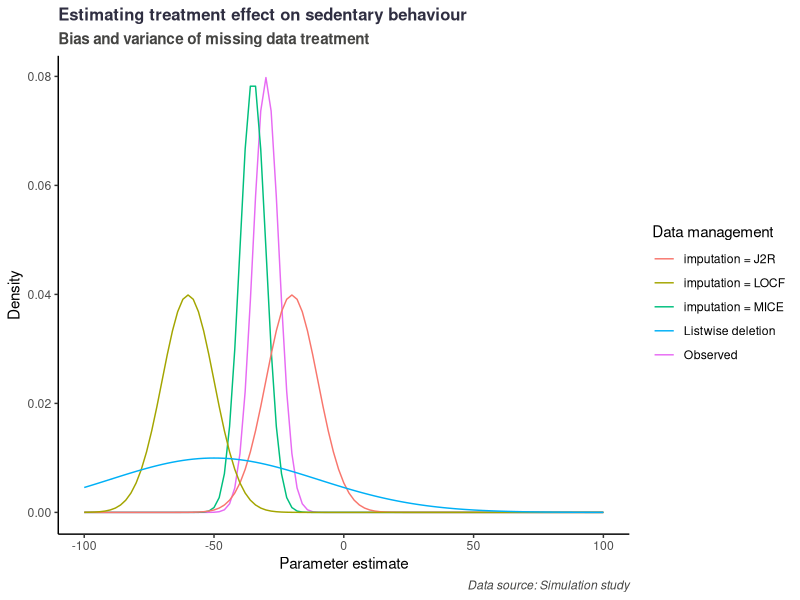
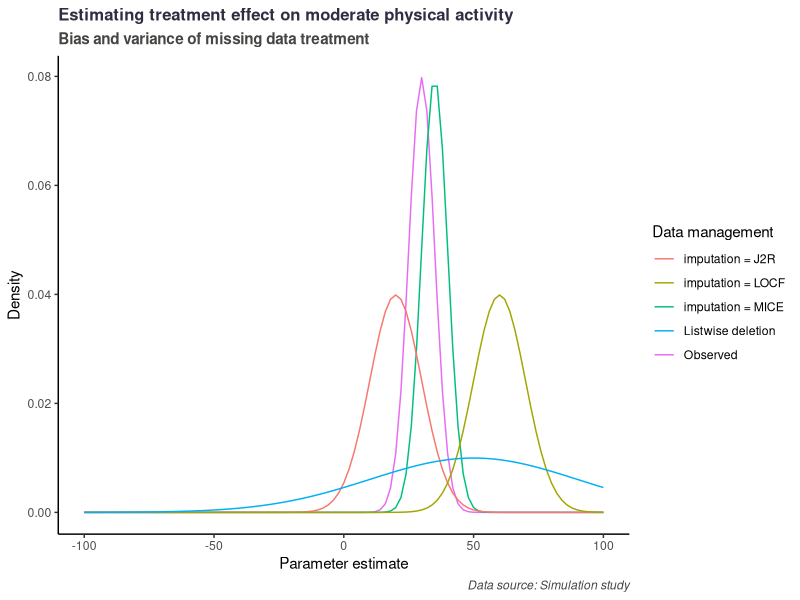
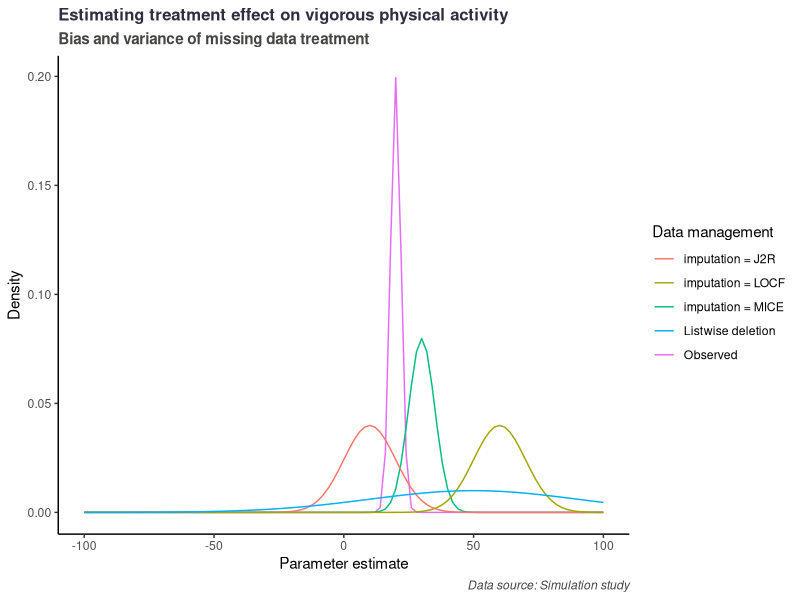
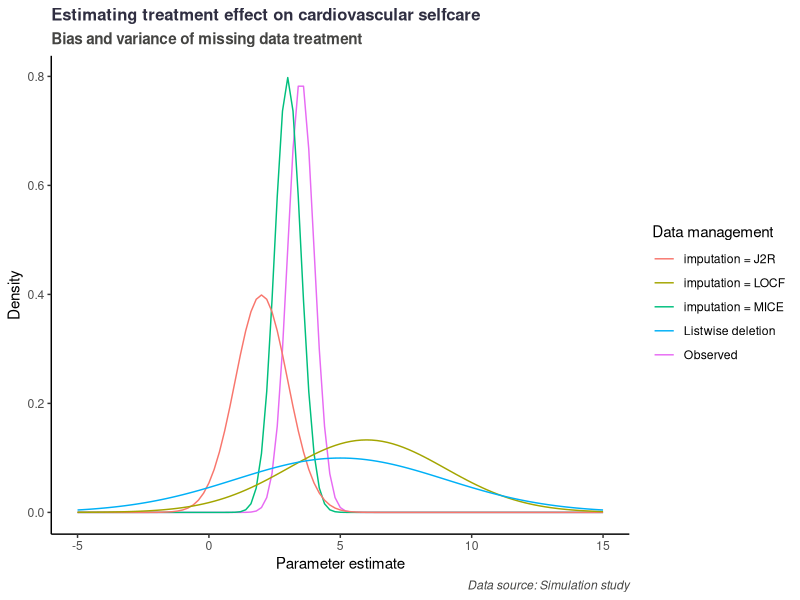

These figures' R source, in order:
## ---- chunk 1
knitr::opts_chunk$set(results = 'asis',
                      echo = FALSE,
                      warning = FALSE,
                      tidy = FALSE,
                      message = FALSE,
                      fig.align = 'center',
                      out.width = "100%")
options(knitr.table.format = "html") 
## ---- chunk 2

library(ggplot2)

ggplot() + 
  xlim(-100, 100) +
  geom_function(aes(colour = "Observed"), fun = dnorm, args = list(mean = -30, sd = 5)) +
  geom_function(aes(colour = "imputation = MICE"), fun = dnorm, args = list(mean = -35, sd = 5)) +
  geom_function(aes(colour = "imputation = J2R"), fun = dnorm, args = list(mean = -20, sd = 10)) +
  geom_function(aes(colour = "imputation = LOCF"), fun = dnorm, args = list(mean = -60, sd = 10)) +
  geom_function(aes(colour = "Listwise deletion"), fun = dnorm, args = list(mean = -50, sd = 40)) + 
  labs(title = "Estimating treatment effect on sedentary behaviour", 
       subtitle = "Bias and variance of missing data treatment",
       caption = "Data source: Simulation study") +
  xlab("Parameter estimate") + 
  ylab("Density") + 
  theme(panel.grid.major = element_blank(), panel.grid.minor = element_blank(),
        panel.background = element_blank(), axis.line = element_line(colour = "black"), 
        plot.title = element_text(color = "#2F2E41", size = 12, face = "bold"),
        plot.subtitle = element_text(color = "#454543", face = "bold"),
        plot.caption = element_text(color = "#454543", face = "italic")
  ) + 
  guides(colour = guide_legend(title = "Data management"))

ggplot() + 
  xlim(-100, 100) +
  geom_function(aes(colour = "Observed"), fun = dnorm, args = list(mean = 30, sd = 5)) +
  geom_function(aes(colour = "imputation = MICE"), fun = dnorm, args = list(mean = 35, sd = 5)) +
  geom_function(aes(colour = "imputation = J2R"), fun = dnorm, args = list(mean = 20, sd = 10)) +
  geom_function(aes(colour = "imputation = LOCF"), fun = dnorm, args = list(mean = 60, sd = 10)) +
  geom_function(aes(colour = "Listwise deletion"), fun = dnorm, args = list(mean = 50, sd = 40)) + 
  labs(title = "Estimating treatment effect on moderate physical activity", 
       subtitle = "Bias and variance of missing data treatment",
       caption = "Data source: Simulation study") +
  xlab("Parameter estimate") + 
  ylab("Density") + 
  theme(panel.grid.major = element_blank(), panel.grid.minor = element_blank(),
        panel.background = element_blank(), axis.line = element_line(colour = "black"), 
        plot.title = element_text(color = "#2F2E41", size = 12, face = "bold"),
        plot.subtitle = element_text(color = "#454543", face = "bold"),
        plot.caption = element_text(color = "#454543", face = "italic")
  ) + 
  guides(colour = guide_legend(title = "Data management"))

ggplot() + 
  xlim(-100, 100) +
  geom_function(aes(colour = "Observed"), fun = dnorm, args = list(mean = 20, sd = 2)) +
  geom_function(aes(colour = "imputation = MICE"), fun = dnorm, args = list(mean = 30, sd = 5)) +
  geom_function(aes(colour = "imputation = J2R"), fun = dnorm, args = list(mean = 10, sd = 10)) +
  geom_function(aes(colour = "imputation = LOCF"), fun = dnorm, args = list(mean = 60, sd = 10)) +
  geom_function(aes(colour = "Listwise deletion"), fun = dnorm, args = list(mean = 50, sd = 40)) + 
  labs(title = "Estimating treatment effect on vigorous physical activity", 
       subtitle = "Bias and variance of missing data treatment",
       caption = "Data source: Simulation study") +
  xlab("Parameter estimate") + 
  ylab("Density") + 
  theme(panel.grid.major = element_blank(), panel.grid.minor = element_blank(),
        panel.background = element_blank(), axis.line = element_line(colour = "black"), 
        plot.title = element_text(color = "#2F2E41", size = 12, face = "bold"),
        plot.subtitle = element_text(color = "#454543", face = "bold"),
        plot.caption = element_text(color = "#454543", face = "italic")
  ) + 
  guides(colour = guide_legend(title = "Data management"))

ggplot() + 
  xlim(-5, 15) +
  geom_function(aes(colour = "Observed"), fun = dnorm, args = list(mean = 3.5, sd = 0.5)) +
  geom_function(aes(colour = "imputation = MICE"), fun = dnorm, args = list(mean = 3, sd = 0.5)) +
  geom_function(aes(colour = "imputation = J2R"), fun = dnorm, args = list(mean = 2, sd = 1)) +
  geom_function(aes(colour = "imputation = LOCF"), fun = dnorm, args = list(mean = 6, sd = 3)) +
  geom_function(aes(colour = "Listwise deletion"), fun = dnorm, args = list(mean = 5, sd = 4)) + 
  labs(title = "Estimating treatment effect on cardiovascular selfcare", 
       subtitle = "Bias and variance of missing data treatment",
       caption = "Data source: Simulation study") +
  xlab("Parameter estimate") + 
  ylab("Density") + 
  theme(panel.grid.major = element_blank(), panel.grid.minor = element_blank(),
        panel.background = element_blank(), axis.line = element_line(colour = "black"), 
        plot.title = element_text(color = "#2F2E41", size = 12, face = "bold"),
        plot.subtitle = element_text(color = "#454543", face = "bold"),
        plot.caption = element_text(color = "#454543", face = "italic")
  ) + 
  guides(colour = guide_legend(title = "Data management"))

